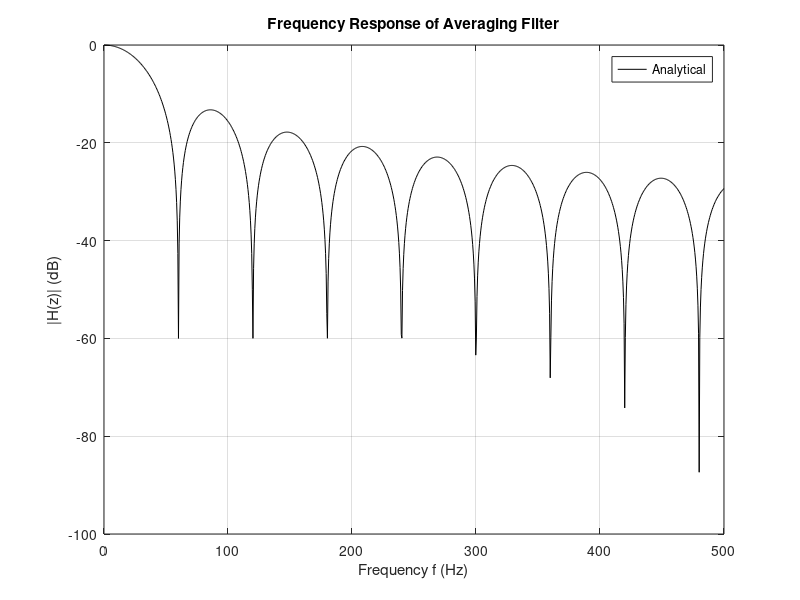
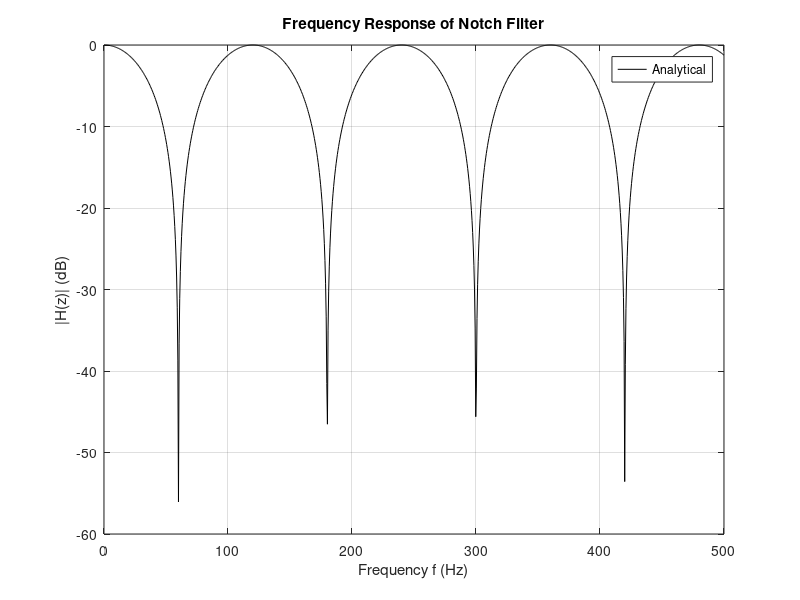

These figures' MATLAB source, in order:
%% Define ranges and variables of importance
clear;clc;
figure_num = 1;
%Prepare the legend
legend_strings = {'Analytical'};

% These vectors are used to store the experimental data if available.  The
% first vector contains the frequencies for which experimental data was
% collected, and the second vector contains the magnitude of the output.
Exp_f_avg = [];
Exp_mag_avg = [];

Exp_f_notch = [];
Exp_mag_notch = [];

% Define the analytical frequency range
f = linspace(0,500,1000); %Hz
Fs = 3840;

% Define complex variable z
% Note: z = exp(j * 2*pi*f / Fs), a complex variable used often in DSP
z = cos(2*pi*f./Fs)+1j*sin(2*pi*f./Fs);
b = zeros(length(f), 1)';    %Initialize numerator of transfer function

%% Calculate theoretical response

% Averaging Filter LCCDE:
% y[n] = 1/64 * (x[n] + x[n-1] + ... + x[n-63]) =>
%
% Transfer Function:
%        Y(z)   1   1 + z^-1 + z^-2 + ... + z^-63
% H(z) = --- = --- ------------------------------
%        X(z)   64                1
%
num_points = 64; %Number of samples being used in average
for i = 0:1:(num_points-1)
    b = b + z.^(-i);
end
a = num_points;      % Denominator of transfer function
h_avg = b./a;


% Notch Filter LCCDE:
% y[n] = 1/2 * (x[n] + x[n-d]) =>
%
% Transfer Function:
%        Y(z)  1 + z^(-d)
% H(z) = --- = ----------
%        X(z)      2

f_cutoff = 60; %Hz
d = Fs / (2*f_cutoff); % Magic index used to eliminate odd harmonics of a certain frequency
b = 1 + z.^(-d);
a = 2;      % Denominator of transfer function
h_notch = b./a;


%% Display results

%Averaging filter
figure(figure_num); figure_num = figure_num + 1;
plot(f,20*log10(abs(h_avg)), '-k');
grid on
hold on

% Read experimental data if its available
if (isempty(Exp_mag_avg) ~= 1)
    plot(Exp_f_avg,20*log10(Exp_mag_avg),'.b');
    legend_strings{2} = 'Experimental';
end

hold off
title('Frequency Response of Averaging Filter')
xlabel('Frequency f (Hz)')
ylabel('|H(z)| (dB)')
legend(legend_strings);
grid on

%Notch Filter
figure(figure_num); figure_num = figure_num + 1;
plot(f,20*log10(abs(h_notch)), '-k');
grid on
hold on

% Read experimental data if its available
if (isempty(Exp_mag_notch) ~= 1)
    plot(Exp_f_notch,20*log10(Exp_mag_notch),'.b');
    legend_strings{2} = 'Experimental';
elif (size(legend_strings) > 1)
    legend_strings(2) = []; %delete extra entry in legend
end

hold off
title('Frequency Response of Notch Filter')
xlabel('Frequency f (Hz)')
ylabel('|H(z)| (dB)')
legend(legend_strings);
grid on
